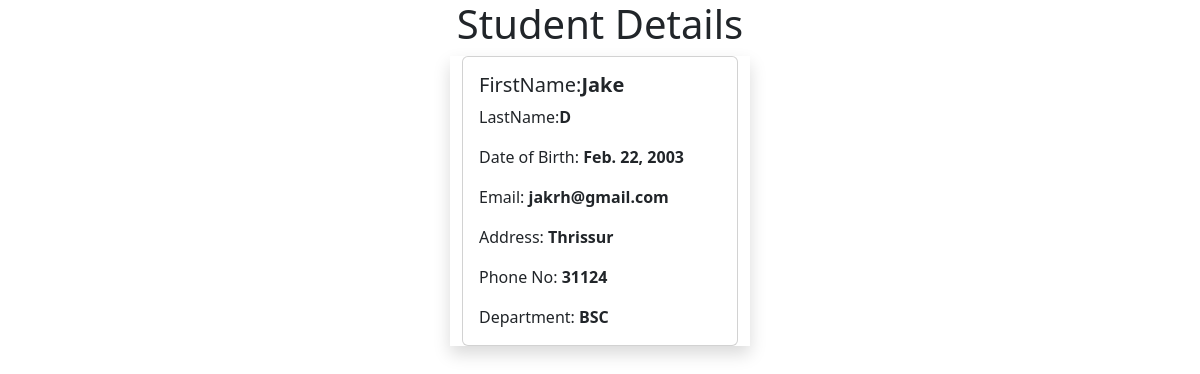
/user/stud_list/3, run on an earlier commit of the app's database.
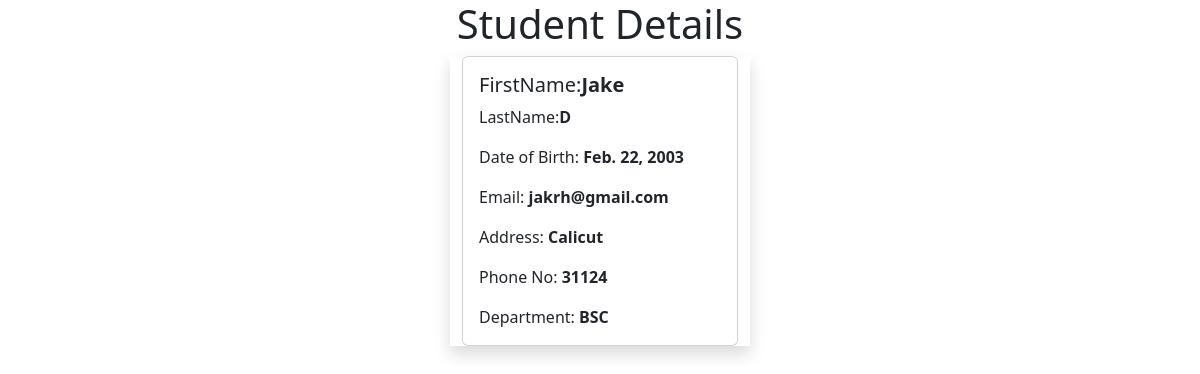
And on a later commit of the database.
### user/models.py (models this page shows, shortened)
class StudentModel(models.Model):
    firstname = models.CharField(max_length=100)
    lastname = models.CharField(max_length=100)
    dob = models.DateField()
    email = models.EmailField(max_length=100,unique = True)
    phone = models.IntegerField()
    address = models.CharField(max_length=200)
    department = models.CharField(max_length=100)

### user/views.py (the view)
# urls.py: path('stud_list/<int:pk>',StudentDetails.as_view(),name="s_details"),
class StudentDetails(View):
    def get(self,request,**kwargs):
        id = kwargs.get('pk')
        stud = StudentModel.objects.get(pk = id)
        return render(request,"student_details.html",{"data":stud})

### user/templates/student_details.html (shortened to what this page needs)
<!doctype html>
<html lang="en">
    <head>
        <link
            href="https://cdn.jsdelivr.net/npm/bootstrap@5.3.2/dist/css/bootstrap.min.css"
            rel="stylesheet"
        />
    </head>
    <body>
        <h1 class="text-center text-dark">Student Details</h1>
        <div class="container d-flex shadow justify-content-center w-25">
            <div class="card" style="width: 30rem;">
                <div class="card-body">
                  <h5 class="card-title">FirstName:<span class="fw-bold">{{data.firstname}}</span></h5>
                  <p class="card-text">LastName:<span class="fw-bold">{{data.lastname}}</span></p>
                      <p class="card-text"> Date of Birth: <span class="fw-bold">{{data.dob}} </span></p>
                  <p class="card-text">Email:<span class="fw-bold"> {{data.email}}</span></p>
                  <p class="card-text">Address: <span class="fw-bold">{{data.address}}</span></p>
                  <p class="card-text">Phone No:<span class="fw-bold"> {{data.phone}}</span></p>
                  <p class="card-text">Department: <span class="fw-bold">{{data.department}}</span></p>
                </div>
              </div>
        </div>
    </body>
</html>

What changed in the data, as far as the page shows it:
changed StudentModel "Jake": address "Thrissur" → "Calicut"
